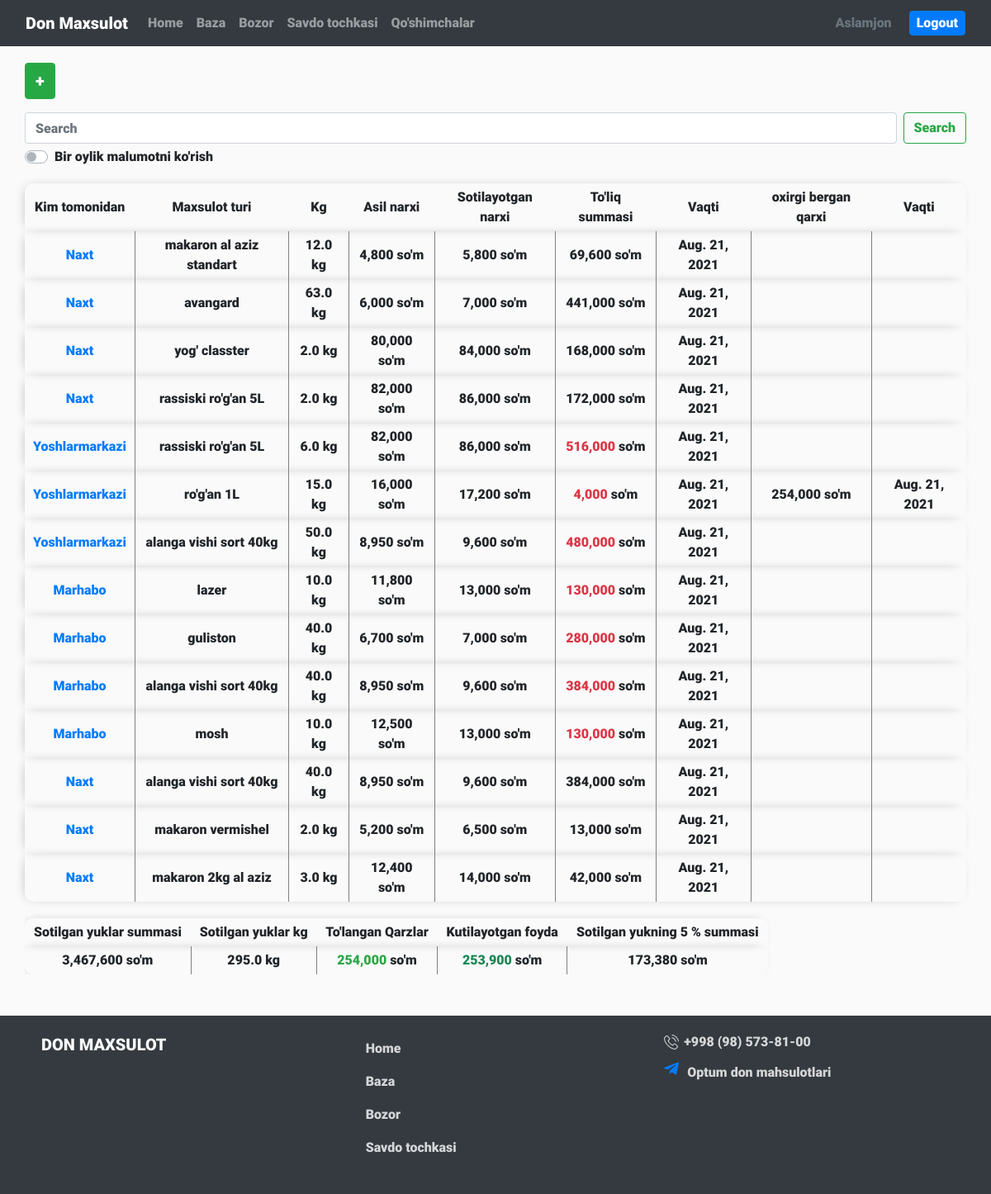
The app's page /savdo/ (signed in) with its own data.
### home/models.py (models this page shows)
class Qarz(models.Model):
    typeOfProduct = models.TextField(null=True)
    kg = models.FloatField(null=True, default=0)
    orginalPrice = models.IntegerField(null=True, default=0)
    price = models.IntegerField(null=True, default=0)
    totalSum = models.IntegerField(default=0, blank=True)
    date = models.DateField(null=True, auto_now_add=True)
    afterCreateDate = models.DateField(null=True, auto_now_add=True)
    byWhom = models.TextField(null=True, default="")
    changed = models.BooleanField(null=True, default=False)
    debt = models.BooleanField(null=True, default=False)
    qarzSum = models.IntegerField(null=True, default=0)
    oxirgiQarzBerganVaqti = models.DateField(null=True, auto_now_add=False)
    afterCreateDate = models.DateField(null=True, auto_now_add=True)
    totalLend = models.IntegerField(null=True, default=0)

### home/views.py (the view, shortened to what this page needs)
# urls.py: path('savdo/', agentTake, name='agentTake'),
def agentTake(request):
    getAgentsData = Qarz.objects.all()
    getPayAgent = PayAgent.objects.all()
    sendToTemplate = {
            'range': range(len(getAgentsData)),
            'getAgentsData': list(getAgentsData),
            'qarzForm': QarzForm,
            'getInputQarz': getAgentsData
    }
    def getTotalRes(first, second):
        totalRes = {
            "priceSum": 0,
            "kgSum": 0,
            "debtSum": 0,
            "expectedBenefit": 0,
            "pratsent": 0
        }
        for i in range(len(first)):
            totalRes['priceSum'] += (first[i].kg * first[i].price)
            totalRes['kgSum'] += first[i].kg
            totalRes['debtSum'] += second[i].totalLend
            totalRes['expectedBenefit'] += ((first[i].kg * first[i].price) -
                                            (first[i].kg * first[i].orginalPrice))
            totalRes['pratsent'] += (first[i].kg * first[i].price)
        totalRes['priceSum'] = int(totalRes['priceSum'])
        totalRes['debtSum'] = int(totalRes['debtSum'])
        totalRes['expectedBenefit'] = int(totalRes['expectedBenefit'])
        totalRes['pratsent'] = int(totalRes['pratsent'])
        return totalRes
    if request.method == 'GET':
        getDataFromBaza = Baza.objects.all()
        sendToTemplate['baza'] = getDataFromBaza
        if request.GET.get('search'):
            sendSearch = getAgentsData.filter(
                byWhom__startswith=request.GET.get('search'))
            totalRes = getTotalRes(sendSearch, sendSearch)
            if request.GET.get('checkbox') == 'on':
                sendSearch = sendSearch.filter(
                    afterCreateDate__gte=prev_month())
            sendToTemplate['who'] = sendSearch[0].byWhom
            sendToTemplate['payAgent'] = PayAgentForm
            sendToTemplate['totalRes'] = totalRes
            sendToTemplate['range'] = range(len(sendSearch))
            sendToTemplate['getAgentsData'] = list(sendSearch)
            sendToTemplate['getInputQarz'] = sendSearch
            return checkIsAdmin(request, 'html/agentTake.html', sendToTemplate, {'isAdmin': False})
        else:
            totalRes = getTotalRes(getAgentsData, getAgentsData)
            sendToTemplate['totalRes'] = totalRes
            return checkIsAdmin(request, 'html/agentTake.html', sendToTemplate, {'isAdmin': False})
    else:
        return redirect('agentTake')

### home/forms.py (called while the page is built)
def getProducts():
    getData = Baza.objects.all()
    forSend = []
    if len(getData) > 0:
        for item in getData:
            forSend.append((item.typeOfProduct, item.typeOfProduct))
    return list(forSend)

### home/templatetags/indexObj.py (called while the page is built)
@register.simple_tag
def my_tag(a, b):
    return a[b]

@register.simple_tag
def filterDate(getDate):
    if getDate == '1900-01-01' or getDate == None or getDate == 'Jan. 1, 1900' or getDate == date(1900, 1, 1):
        return ''
    else:
        return getDate

@register.simple_tag
def filterSth(data, without):
    if not data == without:
        return data
    else:
        return ''

@register.simple_tag
def fivePre(num):
    return int((num*5)/100)

@register.simple_tag
def length(data):
    return len(data)

### home/views.py (called while the page is built)
def checkIsAdmin(request, html, sendObjToAdmin, sendObjToAnonimUser):
    getAdmins = Admins.objects.all()
    global admins
    admins = []
    for i in getAdmins:
        admins.append(i.name)
    if request.user.username in admins:
        sendObjToAdmin['isAdmin'] = True
        return render(request, html, sendObjToAdmin)
    else:
        if request.user.username in agentsList:
            sendObjToAnonimUser['isAgent'] = True
            return render(request, html, sendObjToAnonimUser)
        sendObjToAnonimUser['isAdmin'] = False
        return render(request, html, sendObjToAnonimUser)

### home/templates/html/agentTake.html (shortened to what this page needs)
{% extends 'html/base.html' %}
{% load static %}
{% load indexObj %}
{% block content %}
<div class="agentTake base containerCustom">
    {% if user.is_authenticated and isAdmin %}
    <button type="button" class="btn btn-success fs-20" data-toggle="modal" data-target="#myModal">
        +
    </button>
    <div class="mt-3">
        <form class="" action="{% url 'agentTake' %}" method="GET">
            <div class="d-flex">
                <input class="form-control me-2" name="search" type="search" placeholder="Search" aria-label="Search">
                <button class="btn btn-outline-success ml-2" type="submit">Search</button>
            </div>
            <div class="custom-control custom-switch mt-1">
                <label class="custom-control-label" for="switch111">Bir oylik malumotni ko'rish</label>
            </div>
        </form>
    </div>
    {% length getAgentsData as len %}
    {% if not len == 0 %}
    <div class="outAgentTabel">
        <table class="agentTabel baseTabel">
            <tr>
                <th>Kim tomonidan</th>
                <th>Maxsulot turi</th>
                <th>Kg</th>
                <th>Asil narxi</th>
                <th>Sotilayotgan narxi</th>
                <th>To'liq summasi</th>
                <th>Vaqti</th>
                <th>oxirgi bergan qarxi</th>
                <th>Vaqti</th>
            </tr>
            {% for index in range %}
            {% my_tag getAgentsData index as obj %}
            {% my_tag getInputQarz index as obj2 %}
            <tr>
                <td class="">
                    <a class="openEdit text-capitalize" href="{% url 'editAgent' obj.id %}">{{obj.byWhom}}</a>
                </td>
                <td>{{obj.typeOfProduct}}</td>
                <td><span class="">{{obj.kg}}</span> kg</td>
                <td><span class="numMusk">{{obj.orginalPrice}}</span> so'm</td>
                <td><span class="numMusk">{{obj.price}}</span> so'm</td>
                <td>{% if obj.debt == True %}
                    <span class="numMusk text-danger">{{obj.totalSum}}</span> so'm
                    {% else %}
                    <span class="numMusk">{{obj.totalSum}}</span> so'm
                    {% endif %}
                </td>
                <td>{{obj.date}}</td>
                <td>{% filterSth obj2.qarzSum 0 as qarzSumResult %}
                    {% if not qarzSumResult == '' %}
                    <span class="numMusk">{{qarzSumResult}}</span> so'm
                    {% endif %}
                </td>
                <td>{% filterDate obj2.oxirgiQarzBerganVaqti as fDate %}{{fDate}}</td>
            </tr>
            {% endfor %}
        </table>
    </div>
    <div class="outTotalAgent">
        <table class="TotalAgentTabel baseTabel">
            <tr>
                <th>Sotilgan yuklar summasi</th>
                <th>Sotilgan yuklar kg</th>
                <th>To'langan Qarzlar</th>
                <th>Kutilayotgan foyda</th>
                <th>Sotilgan yukning 5 % summasi</th>
            </tr>
            <tr>
                <td><span class="numMusk">{{totalRes.priceSum}}</span> so'm</td>
                <td><span class="">{{totalRes.kgSum}}</span> kg</td>
                <td><span class="numMusk text-success">{{totalRes.debtSum}}</span> so'm</td>
                <td><span class="numMusk bd-green">{{totalRes.expectedBenefit}}</span> so'm</td>
                <td>
                    {% if who %}
                    <a class="text-decoration-none" href="{% url 'payToAgent' %}">
                        <span class="numMusk">{% fivePre totalRes.pratsent %}</span> so'm
                    </a>
                    {% else %}
                    <span class="numMusk">{% fivePre totalRes.pratsent %}</span> so'm
                    {% endif %}
                </td>
            </tr>
        </table>
    </div>
    {% else %}
    <div class="text-primary mt-3">Bazaga ma'lumot kiritilmaganligi uchun jadval vaqtincha sizga ko'rinmaydi</div>
    {% endif %}
    {% else %}
    <div class="text-danger">Bu bo'limga vaqat admin kirish huquqiga ega</div>
    <a href="{% url 'home' %}" class="btn btn-outline-success mt-4">Bosh sahifaga qaytish</a>
    {% endif %}
</div>
{% endblock %}

### home/templates/html/base.html (shortened to what this page needs)
{% load static %}
<!DOCTYPE html>
<html lang="en">
<head>
    <link rel="stylesheet" href="{% static 'css/normalize.css'%}">
    <link rel="stylesheet" href="{% static 'css/bootstrap.css'%}">
    <link rel="stylesheet" href="{% static 'css/privet_bootstrap.css'%}">
    <link rel="stylesheet" href="{% static 'css/animate.css'%}">
    <link rel="stylesheet" href="{% static 'css/style.css'%}">
</head>
<body>
    <nav class="navbar navbar-expand-lg navbar-dark bg-dark">
        <div class="container-fluid">
            <a class="navbar-brand" href="#">Don Maxsulot</a>
            <div class="collapse navbar-collapse justify-content-between" id="navbarSupportedContent">
                <ul class="navbar-nav me-auto mb-2 mb-lg-0">
                    <li class="nav-item">
                        <a class="nav-link" aria-current="page" href="{% url 'home' %}">Home</a>
                    </li>
                    <li class="nav-item">
                        <a class="nav-link" href="{% url 'baza' %}">Baza</a>
                    </li>
                    <li class="nav-item">
                        <a class="nav-link" href="{% url 'base' %}">Bozor</a>
                    </li>
                    <li class="nav-item">
                        <a class="nav-link" href="{% url 'agentTake' %}">Savdo tochkasi</a>
                    </li>
                    <li>
                    {% if user.is_authenticated and isAdmin %}
                    <li class="nav-item">
                        <a class="nav-link" href="{% url 'addAgent' %}">Qo'shimchalar</a>
                    </li>
                    {% endif %}
                </ul>
                {% if user.is_authenticated %}
                <ul class="list-unstyled mb-0">
                    <li>
                        <div class="d-flex align-items-center">
                            <div class="d-flex align-items-center text-secondary text-capitalize mr-3">{{user}}</div>
                            <form action="{% url 'logout' %}" method="POST">
                                <button class="btn btn-primary pl-2 pr-2" style="padding: 2px; margin-left: 5px;"
                                    type="submit">Logout</button>
                            </form>
                        </div>
                    </li>
                </ul>
                {% endif %}
            </div>
        </div>
    </nav>
    {% block content %}
    {% endblock %}
    <footer>
        <div class="containerCustom">
            <div class="row">
                <div class="col-md-4">
                    <a class="logo">
                        DON MAXSULOT
                    </a>
                </div>
                <div class="col-md-4">
                    <ul class="list-unstyled">
                        <li class="nav-item">
                            <a class="nav-link" aria-current="page" href="{% url 'home' %}">Home</a>
                        </li>
                        <li class="nav-item">
                            <a class="nav-link" href="{% url 'baza' %}">Baza</a>
                        </li>
                        <li class="nav-item">
                            <a class="nav-link" href="{% url 'base' %}">Bozor</a>
                        </li>
                        <li class="nav-item">
                            <a class="nav-link" href="{% url 'agentTake' %}">Savdo tochkasi</a>
                        </li>
                    </ul>
                </div>
                <div class="col-md-4">
                    <ul class="list-unstyled">
                        <li><div class="tel">
                            <span class="icon"></span>
                            <span>+998 (98) 573-81-00</span>
                        </div></li>
                        <li>
                            <div class="telegram">
                                <a href="https://t.me/optumdon" target="_blank">
                                    <span class="icon"></span>
                                    <span>Optum don mahsulotlari</span>
                                </a>
                            </div>
                        </li>
                    </ul>
                </div>
            </div>
        </div>
    </footer>
</body>
</html>

### home/static/css/style.css (style rules this page uses)
body { margin: 0; padding: 0; overflow-x: hidden; font-family: "Roboto-Black", sans-serif; background-color: #fafafa; position: relative; }
.containerCustom { margin: 0 30px; position: relative; }
.icon { width: 20px; height: 20px; display: inline-block; background-color: #fff; cursor: pointer; mask-position: center center; mask-size: 90%; mask-repeat: no-repeat; -webkit-mask-position: center center; -webkit-mask-size: 90%; -webkit-mask-repeat: no-repeat; }
.bd-green { color: #198754; }
nav .navbar-collapse ul li a { cursor: pointer; }
.base { margin-top: 20px; }
.base .baseTabel { margin-top: 20px; }
.base .baseTabel th { padding: 5px 10px; text-align: center; }
.base .baseTabel tr { box-shadow: -3px 0px 15px -8px grey; }
.base .baseTabel tr:first-child { border-top-left-radius: 10px; border-top-right-radius: 10px; }
.base .baseTabel tr:last-child { border-bottom-left-radius: 10px; border-bottom-right-radius: 10px; }
.base .baseTabel tr td { text-align: center; border-left: 1px solid grey; border-right: 1px solid grey; padding: 5px 10px; }
.base .baseTabel tr td:first-child { border-left: none; }
.base .baseTabel tr td:last-child { border-right: none; }
.base .baseTabel tr td .openEdit { text-decoration: none; }
.agentTake { margin-bottom: 50px; }
.agentTake .outTotalAgent { bottom: 30px; overflow-x: auto; }
.agentTake .outTotalAgent .TotalAgentTabel { width: 900px; }
footer { background-color: #343a40; padding: 20px; margin-top: 20px; }
footer .logo { color: #fafafa; font-size: 20px; text-decoration: none; }
footer ul li a { color: #fafafad0; transition: 0.3s; }
footer ul .tel, footer ul .telegram { display: flex; align-items: center; }
footer ul .tel span:first-child, footer ul .telegram span:first-child { width: 20px; height: 20px; display: inline-block; mask-image: url("../img/phone-call.svg"); -webkit-mask-image: url("../img/phone-call.svg"); background: #fafafad0; margin-right: 5px; }
footer ul .tel span:last-child, footer ul .telegram span:last-child { color: #fafafad0; text-decoration: none; }
footer ul .telegram { margin-top: 10px; }
footer ul .telegram span:first-child { mask-image: url("../img/telegram.svg"); -webkit-mask-image: url("../img/telegram.svg"); background: #007bff; }

### records on screen
Qarz: byWhom "Naxt", typeOfProduct "makaron al aziz standart", kg "12.0", orginalPrice "4,800", price "5,800", totalSum "69,600", date "Aug. 21, 2021"
Qarz: byWhom "Naxt", typeOfProduct "avangard", kg "63.0", orginalPrice "6,000", price "7,000", totalSum "441,000", date "Aug. 21, 2021"
Qarz: byWhom "Naxt", typeOfProduct "yog' classter", kg "2.0", orginalPrice "80,000", price "84,000", totalSum "168,000", date "Aug. 21, 2021"
Qarz: byWhom "Naxt", typeOfProduct "rassiski ro'g'an 5L", kg "2.0", orginalPrice "82,000", price "86,000", totalSum "172,000", date "Aug. 21, 2021"
Qarz: byWhom "Yoshlarmarkazi", typeOfProduct "rassiski ro'g'an 5L", kg "6.0", orginalPrice "82,000", price "86,000", totalSum "516,000", date "Aug. 21, 2021"
Qarz: byWhom "Yoshlarmarkazi", typeOfProduct "ro'g'an 1L", kg "15.0", orginalPrice "16,000", price "17,200", totalSum "4,000", date "Aug. 21, 2021", range "Aug. 21, 2021"
Qarz: byWhom "Yoshlarmarkazi", typeOfProduct "alanga vishi sort 40kg", kg "50.0", orginalPrice "8,950", price "9,600", totalSum "480,000", date "Aug. 21, 2021"
Qarz: byWhom "Marhabo", typeOfProduct "lazer", kg "10.0", orginalPrice "11,800", price "13,000", totalSum "130,000", date "Aug. 21, 2021"
Qarz: byWhom "Marhabo", typeOfProduct "guliston", kg "40.0", orginalPrice "6,700", price "7,000", totalSum "280,000", date "Aug. 21, 2021"
Qarz: byWhom "Marhabo", typeOfProduct "alanga vishi sort 40kg", kg "40.0", orginalPrice "8,950", price "9,600", totalSum "384,000", date "Aug. 21, 2021"
Qarz: byWhom "Marhabo", typeOfProduct "mosh", kg "10.0", orginalPrice "12,500", price "13,000", totalSum "130,000", date "Aug. 21, 2021"
Qarz: byWhom "Naxt", typeOfProduct "alanga vishi sort 40kg", kg "40.0", orginalPrice "8,950", price "9,600", totalSum "384,000", date "Aug. 21, 2021"
Qarz: byWhom "Naxt", typeOfProduct "makaron vermishel", kg "2.0", orginalPrice "5,200", price "6,500", totalSum "13,000", date "Aug. 21, 2021"
Qarz: byWhom "Naxt", typeOfProduct "makaron 2kg al aziz", kg "3.0", orginalPrice "12,400", price "14,000", totalSum "42,000", date "Aug. 21, 2021"

### other values on screen
{{ user }} "Aslamjon"
{{ qarzSumResult }} "254,000"
{{ totalRes.priceSum }} "3,467,600"
{{ totalRes.kgSum }} "295.0"
{{ totalRes.debtSum }} "254,000"
{{ totalRes.expectedBenefit }} "253,900"
